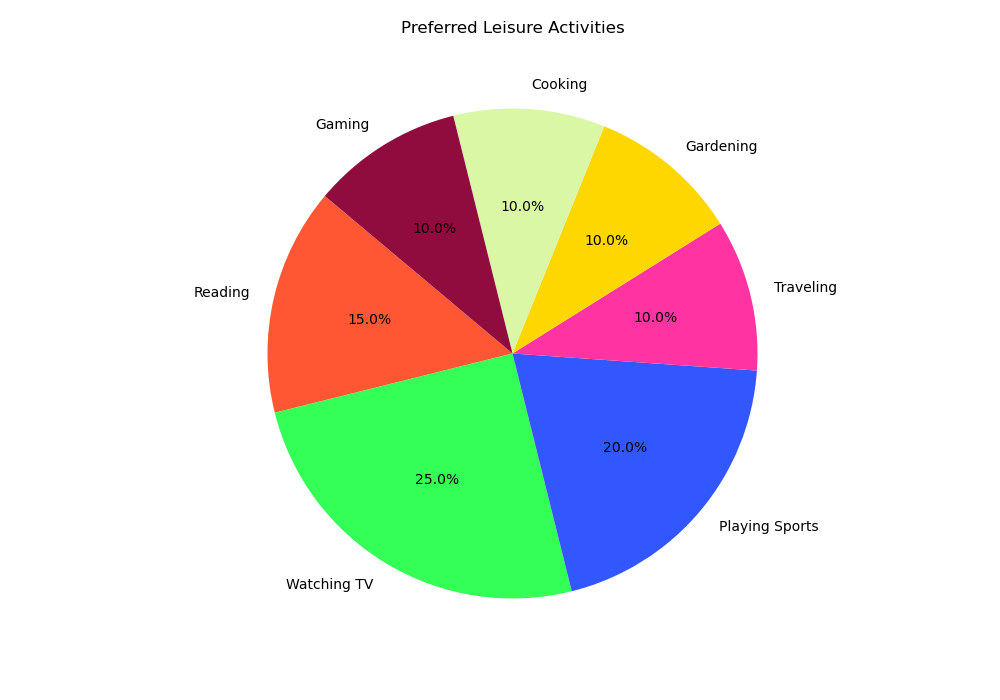

Source code (Python):

import matplotlib.pyplot as plt

# Data
activities = ['Reading', 'Watching TV', 'Playing Sports', 'Traveling', 'Gardening', 'Cooking', 'Gaming']
percentages = [15, 25, 20, 10, 10, 10, 10]
colors = ['#FF5733', '#33FF57', '#3357FF', '#FF33A1', '#FFD700', '#DAF7A6', '#900C3F']

# Pie chart
plt.figure(figsize=(10, 7))
plt.pie(percentages, labels=activities, colors=colors, autopct='%1.1f%%', startangle=140)
plt.axis('equal')  # Equal aspect ratio ensures that pie is drawn as a circle.

# Title
plt.title('Preferred Leisure Activities', y=1.08)

# Display the chart
plt.show()
